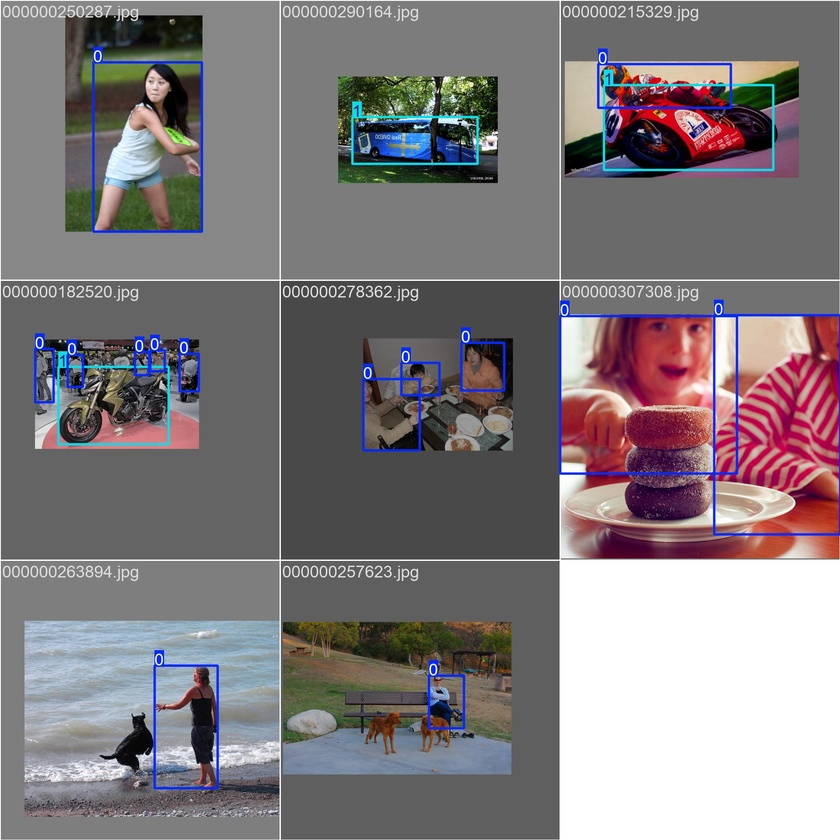
#> input picture models/trained/cctv_exp_original/train_batch0.jpg, 840 x 840 px, shrunk from 1920 x 1920 before the run
$ python -i lighting_augmentation.py   (imports and definitions only)
#> lines starting #> are read from the running program, lines starting #| are printed output that depends on the picture; after the words box and inside, x2 and y2 are one past the last pixel; in counts of white or black regions, pixels touching at a corner belong together
"""
Lighting Augmentation Module for CCTV Surveillance Footage.
Implements:
1. Brightness increase
2. Brightness reduction
3. Contrast adjustment
4. Gamma correction
5. Underexposure simulation
6. Overexposure simulation
7. Nighttime simulation
8. Low-light simulation
"""

import cv2
import numpy as np
from PIL import Image

# [44 lines left out: functions adjust_brightness, adjust_contrast, apply_gamma, simulate_underexposure, not called in this run]

def simulate_overexposure(image_rgb: np.ndarray, severity: float = 0.5) -> np.ndarray:
    """
    Simulates overexposed CCTV camera (direct sun glare, high gain, headlights).
    Blows out highlights to pure white with blooming glow.
    """
#> called with severity = 0.5
    # severity ranges from 0.1 to 1.0
    boost_factor = 1.0 + (1.2 * severity)
    boosted = image_rgb.astype(np.float32) * boost_factor

    # Add highlight blooming/glow
    gray = cv2.cvtColor(image_rgb, cv2.COLOR_RGB2GRAY)
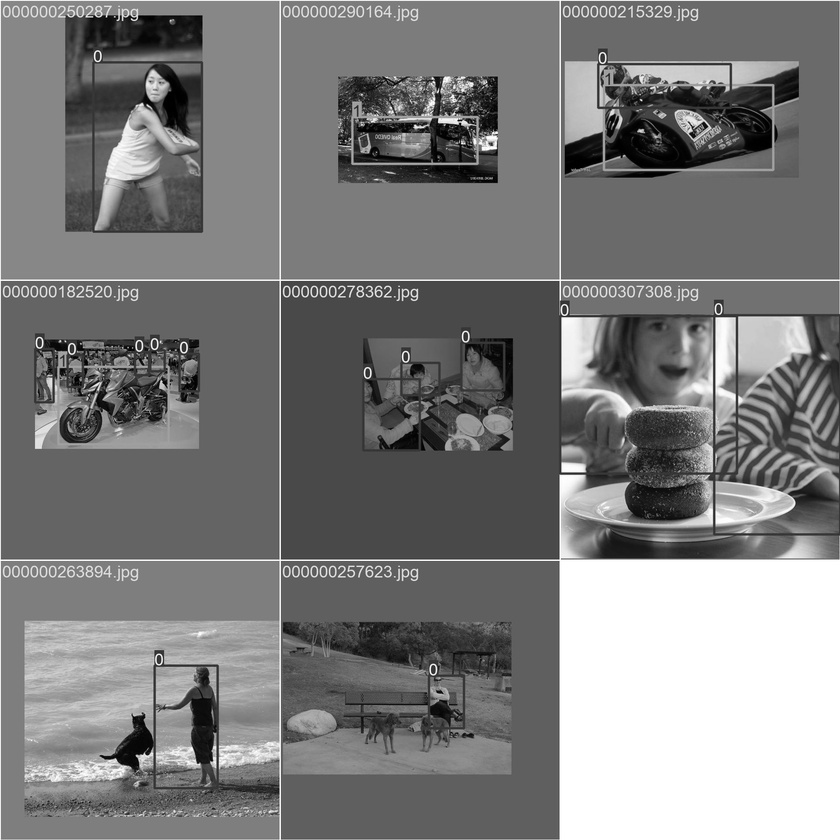
#> gray: shape (840, 840); min 0, max 255, mean 125.2
    _, mask = cv2.threshold(gray, int(200 - 50 * severity), 255, cv2.THRESH_BINARY)
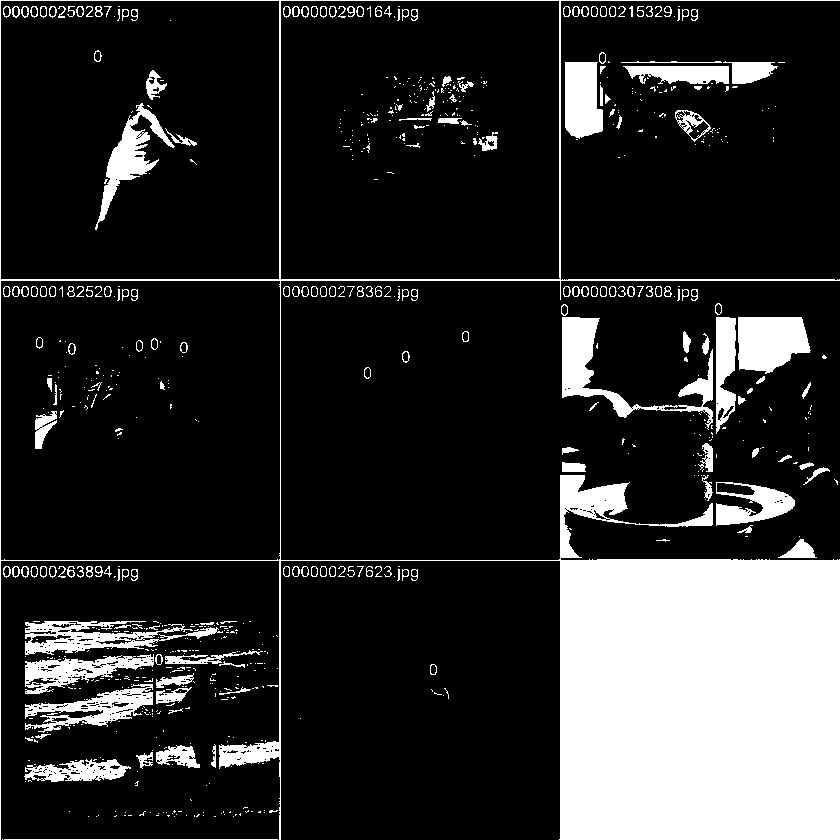
#> mask: shape (840, 840); 18.1% white; 763 white regions (562 under 20 px), largest, box (x1, y1, x2, y2) and area: (0, 0, 840, 840) 88463, (562, 317, 713, 430) 3839, (738, 317, 811, 374) 3288
    blur_kernel = int(15 + 20 * severity)
    if blur_kernel % 2 == 0:
        blur_kernel += 1
    bloom = cv2.GaussianBlur(mask, (blur_kernel, blur_kernel), 0)
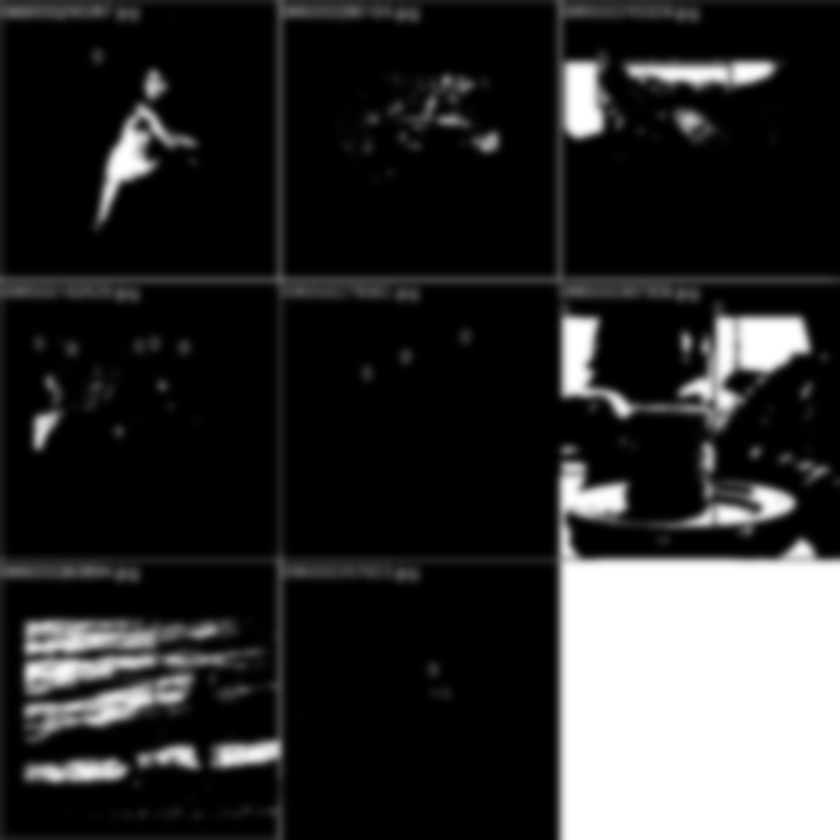
#> bloom: shape (840, 840); min 0, max 255, mean 45.9
    bloom_3ch = cv2.merge([bloom, bloom, bloom]).astype(np.float32) * (0.35 * severity)

    overexposed = boosted + bloom_3ch
    return np.clip(overexposed, 0, 255).astype(np.uint8)
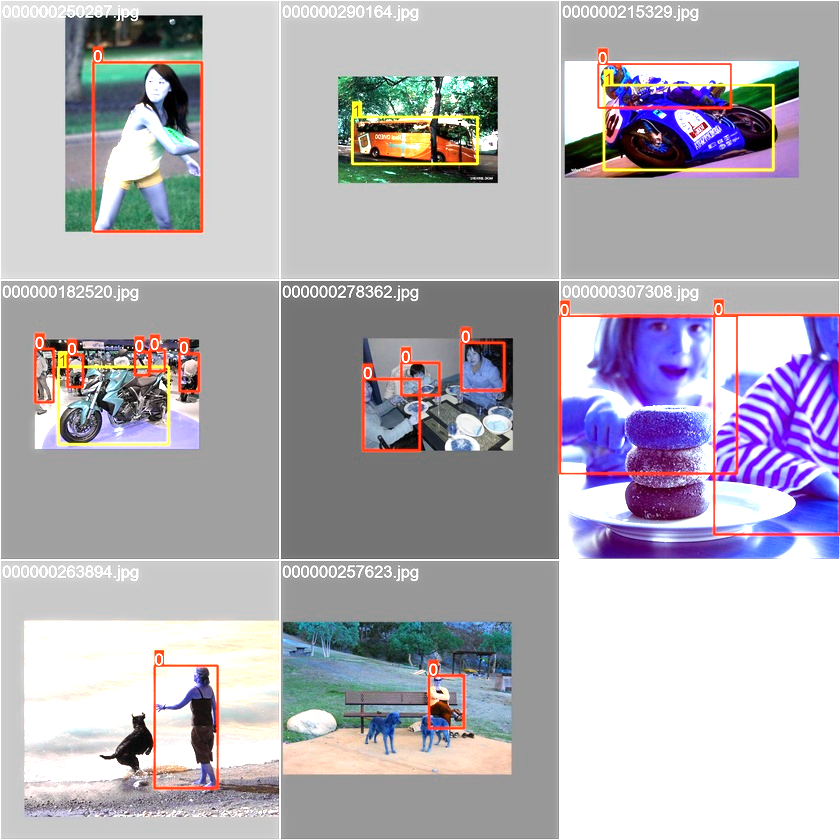
#> returned value: shape (840, 840, 3); mean of channels 0, 1, 2 182.7, 174.7, 178.4; drawn as B, G, R

# [80 lines left out: functions simulate_nighttime, simulate_low_light, apply_lighting_pipeline, not called in this run]

>>> import cv2
>>> picture = cv2.cvtColor(cv2.imread('../models/trained/cctv_exp_original/train_batch0.jpg'), cv2.COLOR_BGR2RGB)
>>> result = simulate_overexposure(picture)

$ run again, on models/trained/cctv_exp_original/train_batch1.jpg
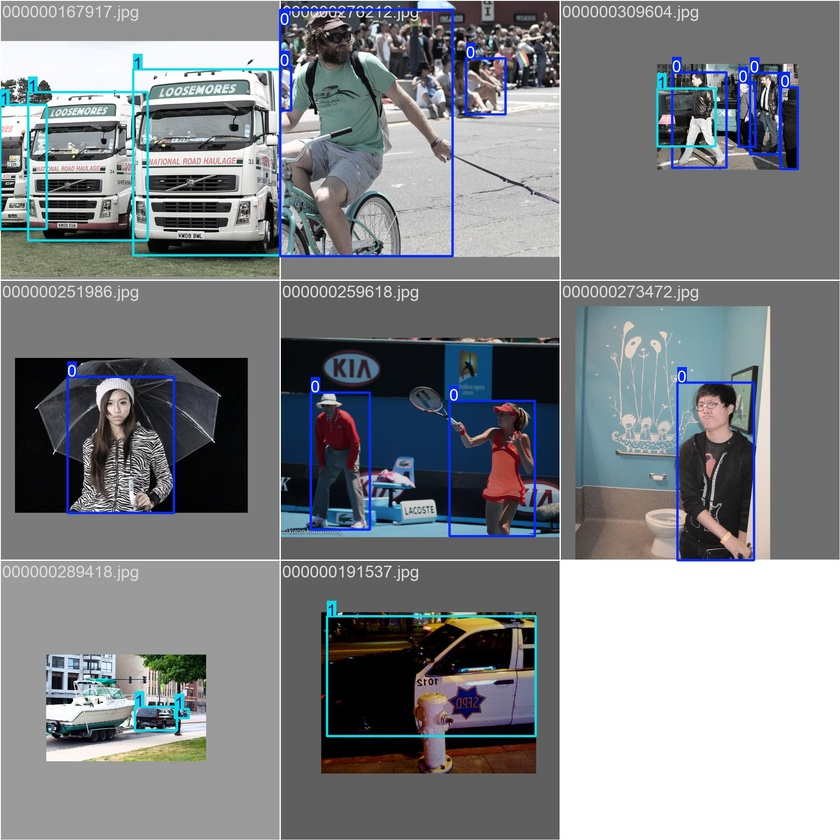
#> input picture models/trained/cctv_exp_original/train_batch1.jpg, 840 x 840 px, shrunk from 1920 x 1920 before the run
#> in simulate_overexposure, `_, mask = cv2.threshold(gray, int(200 - 50 * severity), 255, cv2.THRES..`:
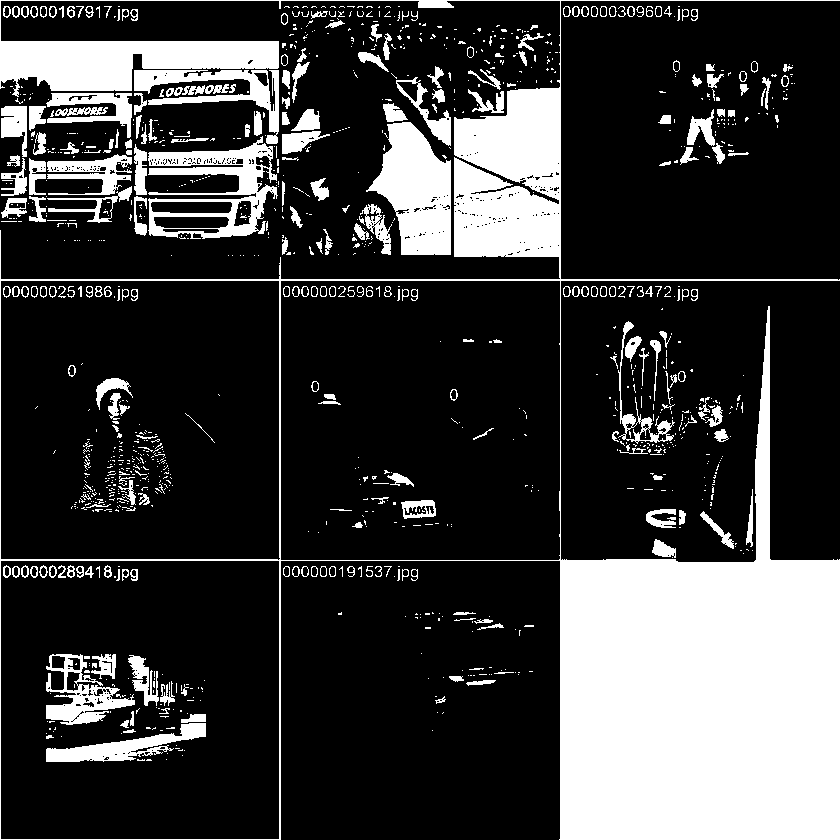
#> mask: shape (840, 840); 23.3% white; 1150 white regions (879 under 20 px), largest, box (x1, y1, x2, y2) and area: (0, 0, 840, 840) 113030, (366, 122, 451, 255) 7122, (148, 136, 278, 239) 5443
#> in simulate_overexposure, `return np.clip(overexposed, 0, 255).astype(np.uint8)`:
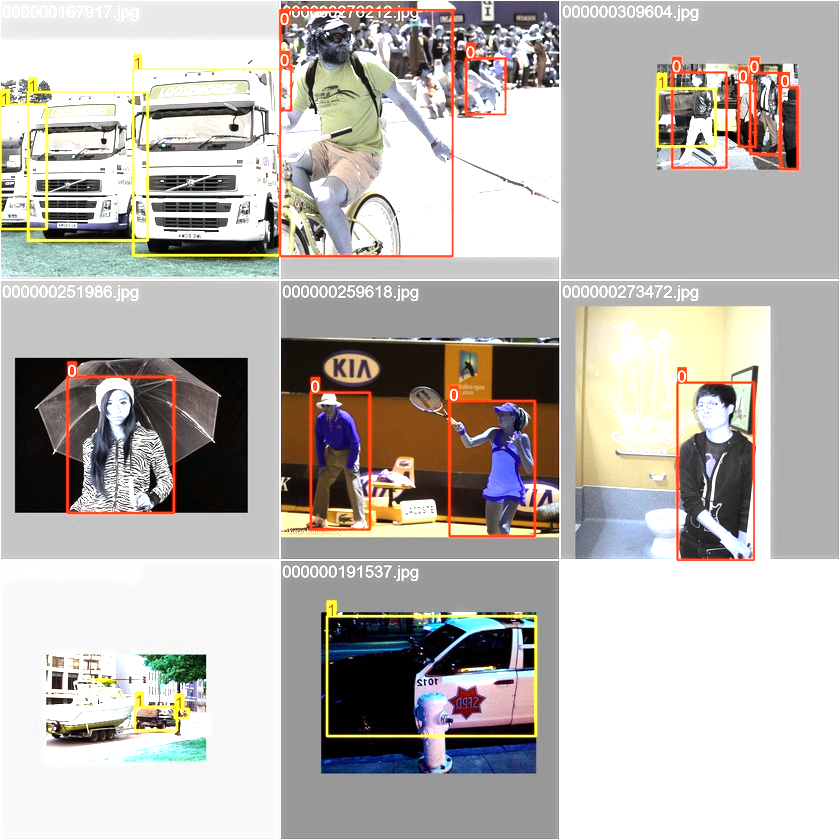
#> returned value: shape (840, 840, 3); mean of channels 0, 1, 2 176.5, 181.2, 185.9; drawn as B, G, R

$ run again, on models/trained/cctv_exp_original/train_batch2.jpg
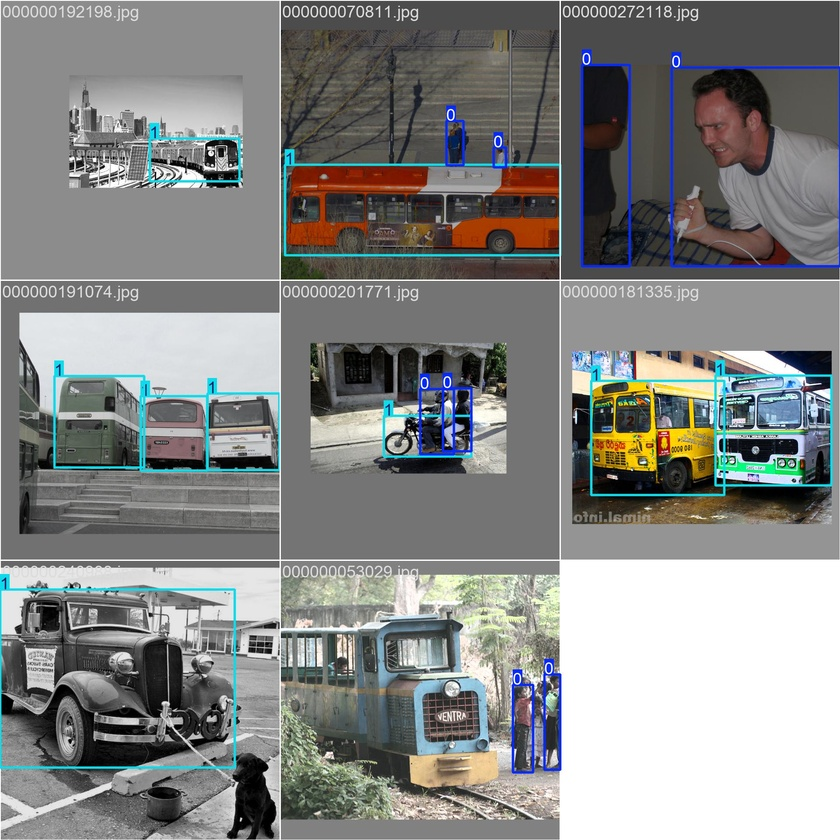
#> input picture models/trained/cctv_exp_original/train_batch2.jpg, 840 x 840 px, shrunk from 1920 x 1920 before the run
#> in simulate_overexposure, `_, mask = cv2.threshold(gray, int(200 - 50 * severity), 255, cv2.THRES..`:
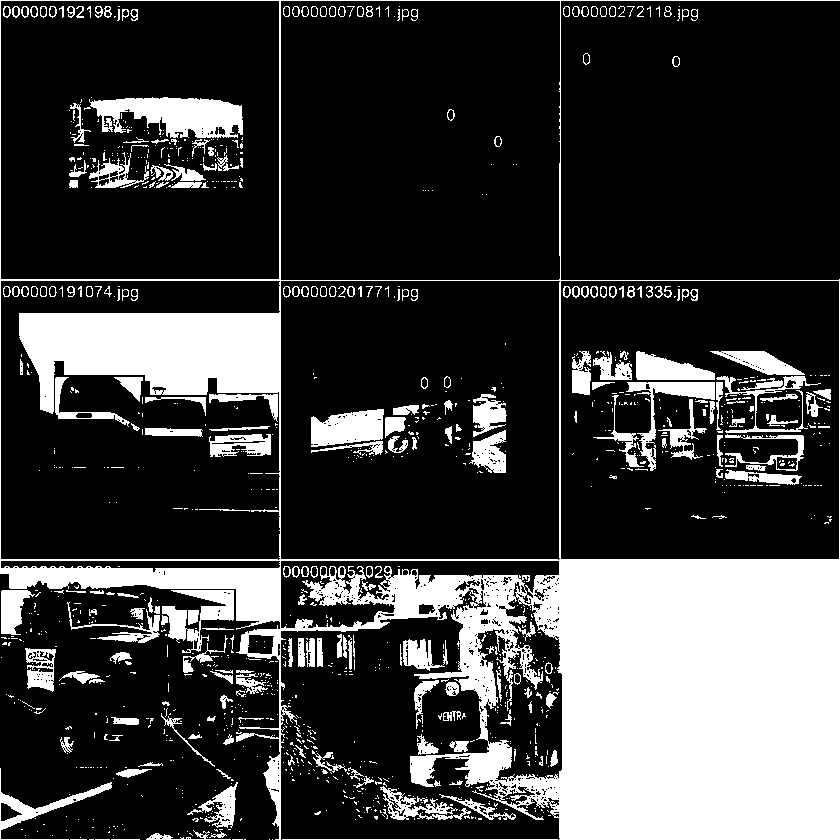
#> mask: shape (840, 840); 24.8% white; 1208 white regions (956 under 20 px), largest, box (x1, y1, x2, y2) and area: (0, 0, 840, 840) 127962, (89, 97, 243, 138) 4195, (311, 409, 384, 447) 2079
#> in simulate_overexposure, `return np.clip(overexposed, 0, 255).astype(np.uint8)`:
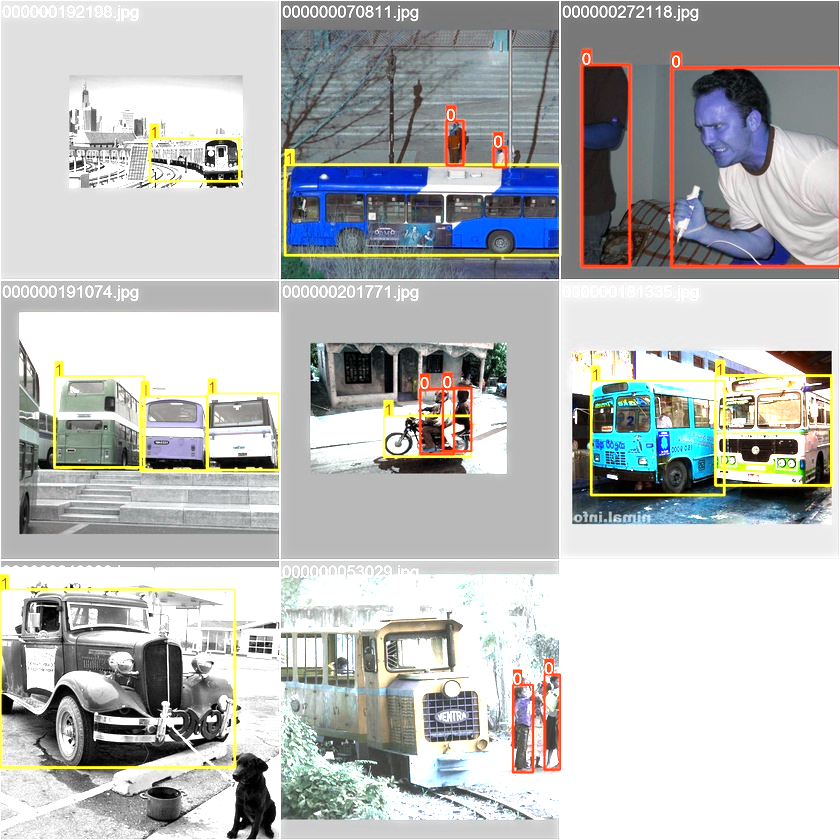
#> returned value: shape (840, 840, 3); mean of channels 0, 1, 2 184.9, 185.7, 184; drawn as B, G, R

$ run again, on models/trained/cctv_exp_original/train_batch425.jpg
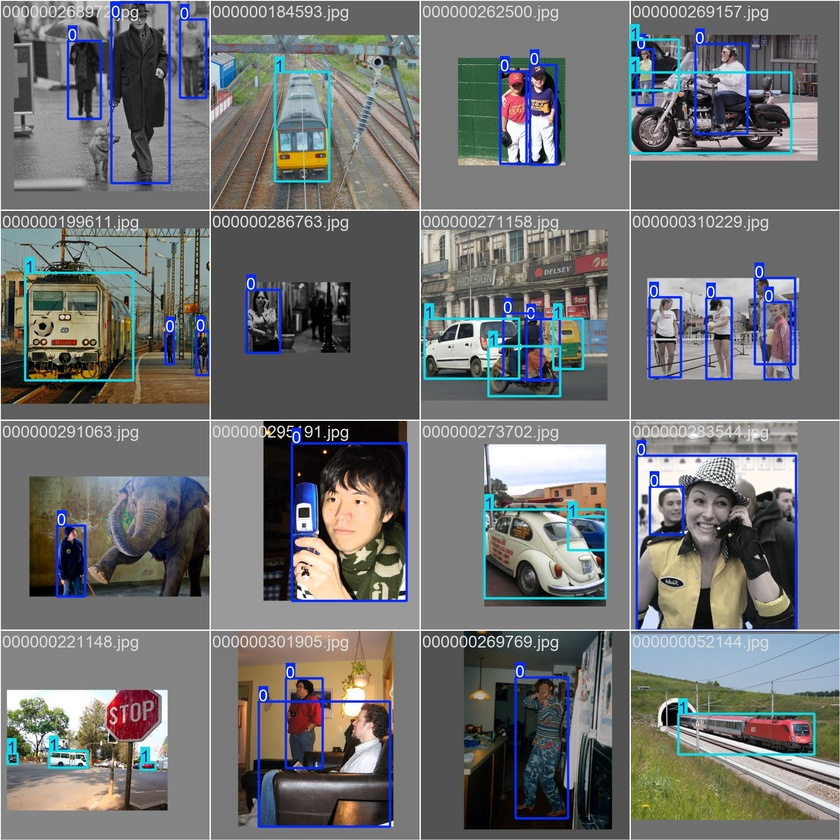
#> input picture models/trained/cctv_exp_original/train_batch425.jpg, 840 x 840 px, shrunk from 1920 x 1920 before the run
#> in simulate_overexposure, `_, mask = cv2.threshold(gray, int(200 - 50 * severity), 255, cv2.THRES..`:
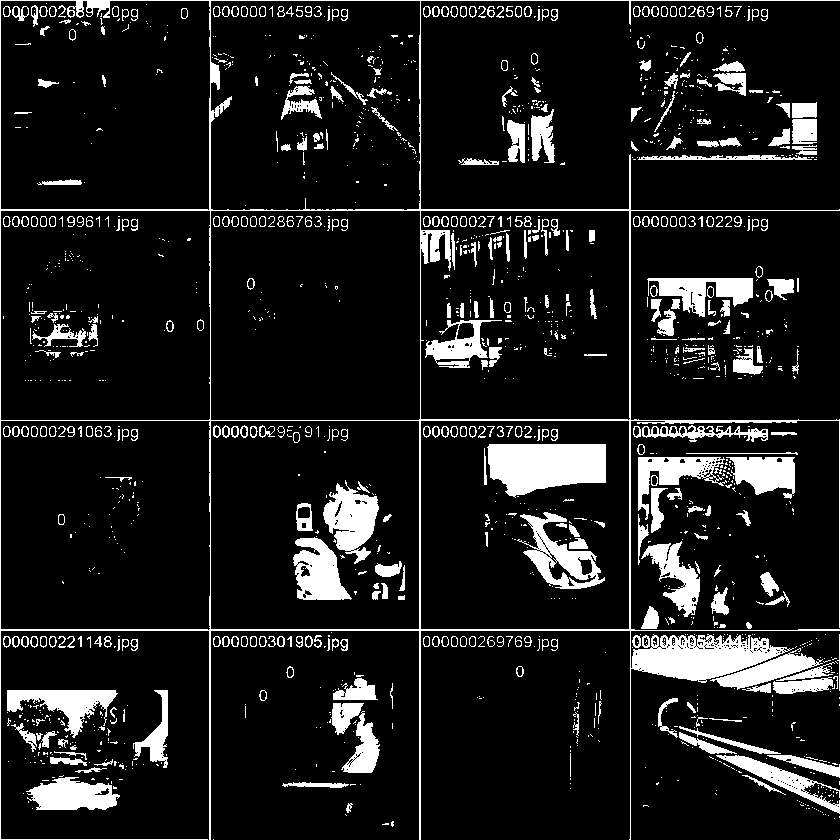
#> mask: shape (840, 840); 11.3% white; 1524 white regions (1117 under 20 px), largest, box (x1, y1, x2, y2) and area: (0, 0, 840, 840) 16319, (487, 444, 606, 498) 4994, (323, 480, 379, 564) 2558
#> in simulate_overexposure, `return np.clip(overexposed, 0, 255).astype(np.uint8)`:
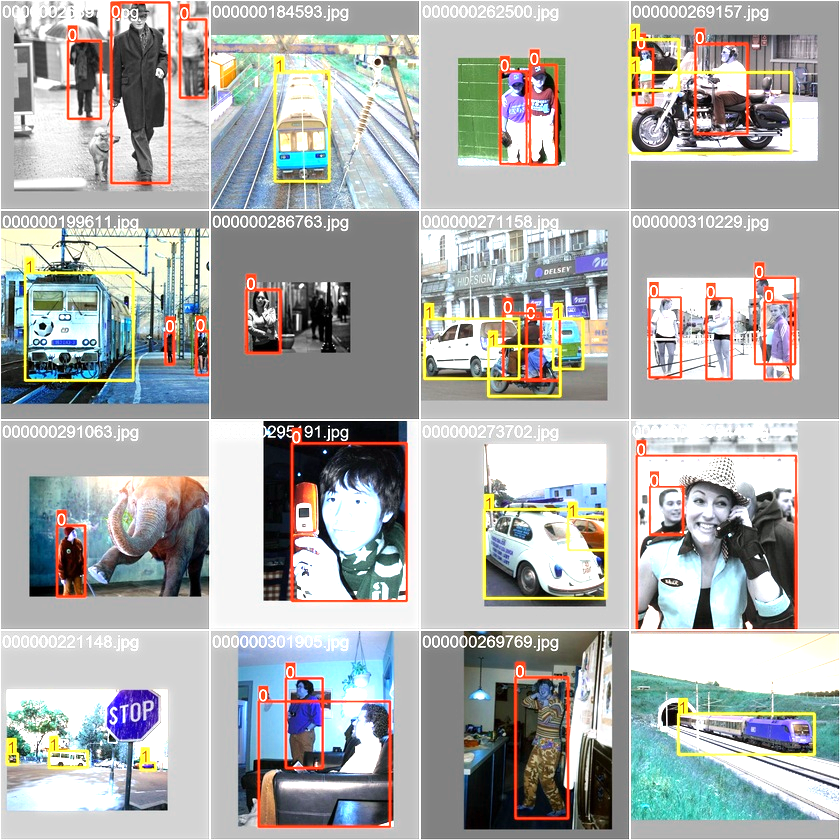
#> returned value: shape (840, 840, 3); mean of channels 0, 1, 2 171, 173.2, 172.1; drawn as B, G, R
